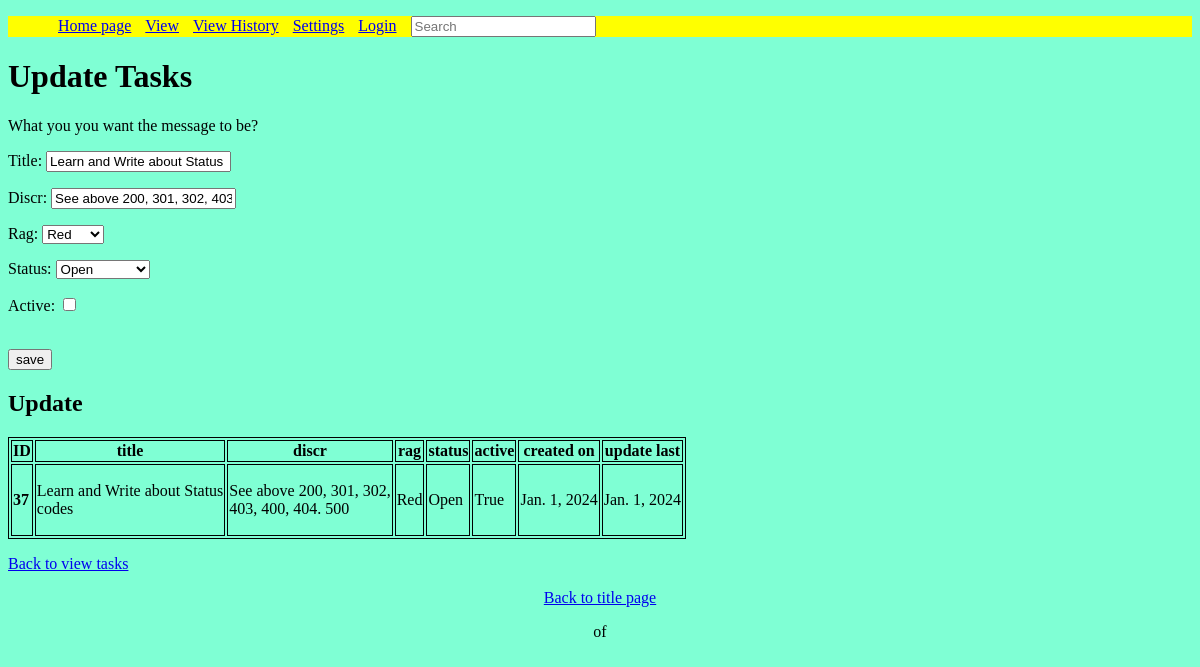
Before: /view/update/37/ (signed in) with the older database file.
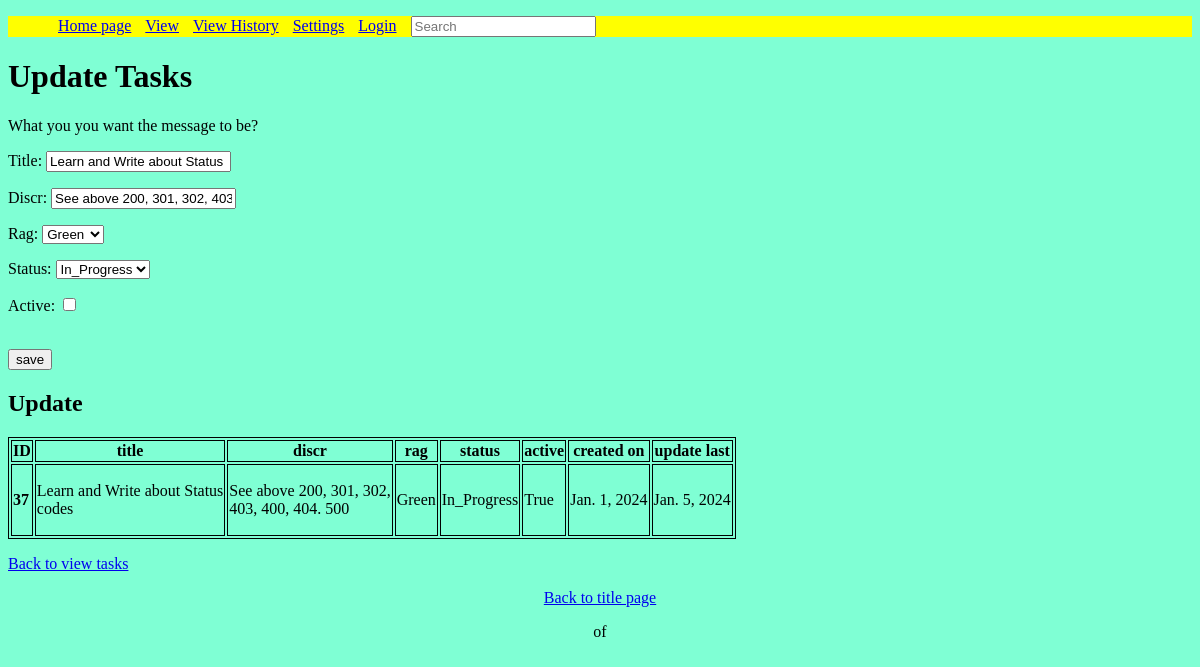
After: the same page with the newer database file.
### taskmanager/models.py (models this page shows, shortened)
class Task(models.Model):
    title = models.CharField(max_length=255)
    discr = models.CharField(max_length=255)
    rag = models.CharField(max_length=255)
    status = models.CharField(max_length=255)
    active = models.BooleanField(default=True)
    created_on = models.DateField(auto_now_add=True)
    update_last = models.DateField(auto_now=True)

### taskmanager/views.py (the view)
# urls.py: path("view/update/<pk>/", views.TaskUpdateView.as_view(), name="update"),
class TaskUpdateView(ContextDataMixim, LoginRequiredMixin, generic.UpdateView):
    model = Task
    title = "Update"
    form_class = TaskForm
    template_name = "update.html"
    context_object_name = "task"
    success_url = "/view"

### taskmanager/forms.py
class TaskForm(forms.ModelForm):
    rag_choices = [("Red", "Red"), ("Amber", "Amber"), ("Green", "Green")]
    status_choices = [
        ("Open", "Open"),
        ("In_Progress", "In_Progress"),
        ("Closed", "Closed"),
        ("Deleted", "Deleted"),
    ]
    active_choices = [(True, "True"), (False, "False")]
    title = forms.CharField(max_length=255)
    discr = forms.CharField(max_length=255)
    rag = forms.ChoiceField(choices=rag_choices)
    status = forms.ChoiceField(choices=status_choices)
    active = forms.BooleanField(required=False)
    def form_type(self):
        field_types = {}
        for field_name in self.base_fields.items():
            fields = self.base_fields[field_name[0]]
            field_types[field_name] = type(fields)
        return field_types
    class Meta:
        model = Task
        fields = ["title", "discr", "rag", "status"]

### taskmanager/templates/update.html (shortened to what this page needs)
{% extends 'base_layout.html' %}
{% load static %}
{% block content %}
<h1>Update Tasks </h1>
<form method="POST" action="{% url 'update' pk=object.pk %}">
    <p>What you you want the message to be? </p>
    {{ form.as_p }}
    <br>
    <input type="submit" value="save">
</form>
{% endblock %}

### taskmanager/templates/base_layout.html (shortened to what this page needs)
{% load static %}{% load mytags %}
<!DOCTYPE html>
<html>
{% block head %}
<head>
    <head>
    <link rel="stylesheet" href="{% static 'mainstatic.css' %}">
</head>
<div class="top">
    <ul>
        <li><a href="{% url 'main' %}">Home page</a></li>
        <li><a href="{% url 'view_tasks' %}">View</a></li>
        <li><a href="{% url 'view_history'%}">View History</a></li>
        <li><a href="{% url 'settings' %}">Settings</a></li>
        {% if user.is_authenticated %}
            <li><a href="{% url 'logout' %}">Logout</a></li>
            <li><a href="">Logged in as {{user}}</a></li>
        {% else %}
            <li><a href="{% url 'login' %}">Login</a></li>
        {% endif %}
        <li><a>
            <form action="{% url 'search' %}" method="GET">
                <input type="text" name="lookup" value="{{ request.GET.lookup }}" placeholder="Search">
            </form>
        </a>
        </li>
    </ul>
</div>
{% endblock %}
{% block content %}{% endblock %}
{% block table %}
    <h2>{{title}}</h2>
    <table>
    <tr>{% for field in fields %}<th>{{ field.verbose_name }}</th>{% endfor %}</tr>
    <tr>
        <td><b>{{ task.id }}</b></td>
        <td>{{ task.title|capfirst|add_line_breaks:5|linebreaks }}</td>
        <td>{{ task.discr|capfirst|add_line_breaks:5|linebreaks }}</td>
        <td>{{ task.rag|capfirst }}</td>
        <td>{{ task.status|capfirst }}</td>
        <td>{{ task.active|capfirst }}</td>
        <td>{{ task.created_on}}</td>
        <td>{{ task.update_last }}</td>
    </tr>
    </table>
    <p><a href="/view">Back to view tasks</a></p>
{% endblock %}
{% block pagin %}
<div class='pagination-container'>
<p><a href="{% url 'main' %}">Back to title page</a></p>
    <div class="pagination">
        <span class="step-links">
            <span class="current">
                <p>{{page_obj.number}} of {{page_obj.paginator.num_pages}}</p>
            </span>
        </span>
    </div>
{% endblock %}
</html>

Changed rows visible on the page:
changed Task "Learn and Write about Status codes": rag "Red" → "Green"; status "Open" → "In_Progress"; update_last "Jan. 1, 2024" → "Jan. 5, 2024"
